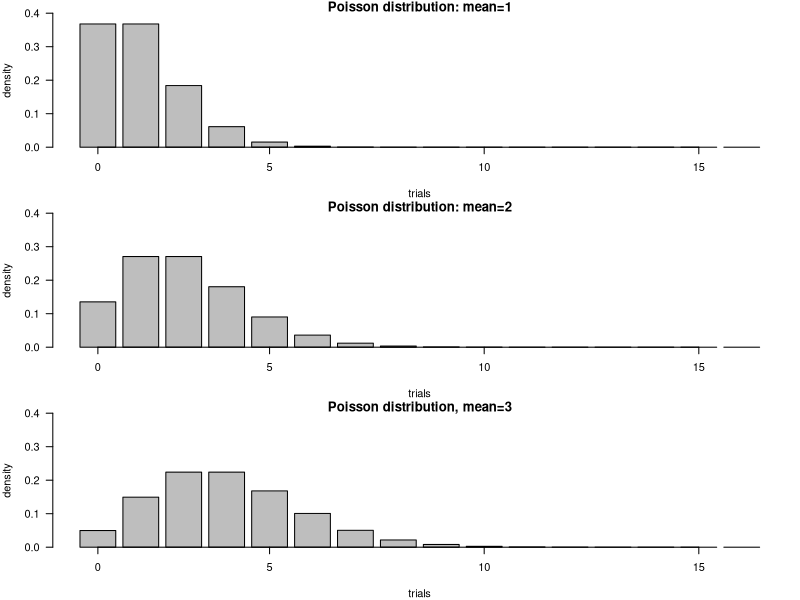

This chart was generated by the following R code:
## ---- chunk 1
knitr::opts_chunk$set(comment = NA)
knitr::opts_chunk$set( prompt=TRUE ) 

knitr::knit_hooks$set(small.mar = function(before, options, envir) {
    if (before) par(mar = c(2, 2, 1, 1))  # smaller margin on top and right
})
knitr::knit_hooks$set(left.mar = function(before, options, envir) {
    if (before) par(mar = c(2, 4, 1, 1))  # smaller margin on top and right
})
knitr::knit_hooks$set(med.mar = function(before, options, envir) {
    if (before) par(mar = c(4, 4, 1, 1))  # smaller margin on top and right
})
knitr::knit_hooks$set(bottom.mar = function(before, options, envir) {
    if (before) par(mar = c(3, 2, 1, 1))  # smaller margin on top and right
})
## ---- chunk 2
layout(matrix(1:3,3,1))
vals = seq(from=0, to=15, by=1)
par(mar=c(4,4,1,1))
b=barplot(dpois(vals,1 ), xlab="trials", ylab="density", 
          main="Poisson distribution: mean=1", axes=FALSE, ylim=c(0,0.4) )
axis(1, at=c( b[1], b[5], b[10], b[15]), labels=c(0, 5, 10, 15) )
axis(2, seq(0,0.5,0.1), las=1)

vals = seq(from=0, to=15, by=1)
par(mar=c(4,4,1,1))
b=barplot(dpois(vals,2 ), xlab="trials", ylab="density", 
          main="Poisson distribution: mean=2", axes=FALSE, ylim=c(0,0.4) )
axis(1, at=c( b[1], b[5], b[10], b[15]), labels=c(0, 5, 10, 15) )
axis(2, seq(0,0.5,0.1), las=1)

vals = seq(from=0, to=15, by=1)
par(mar=c(4,4,1,1))
b=barplot(dpois(vals,3 ), xlab="trials", ylab="density", 
          main="Poisson distribution, mean=3", axes=FALSE, 
          ylim=c(0,0.4) )
axis(1, at=c( b[1], b[5], b[10], b[15]), labels=c(0, 5, 10, 15) )
axis(2, seq(0,0.5,0.1), las=1)
## ---- chunk 3
mu=1
n_trials = seq(from=0, to=15, by=1)
probabilities = dpois(n_trials, mu )
data.frame( trials = n_trials, probability=signif( probabilities, 3 ) )
